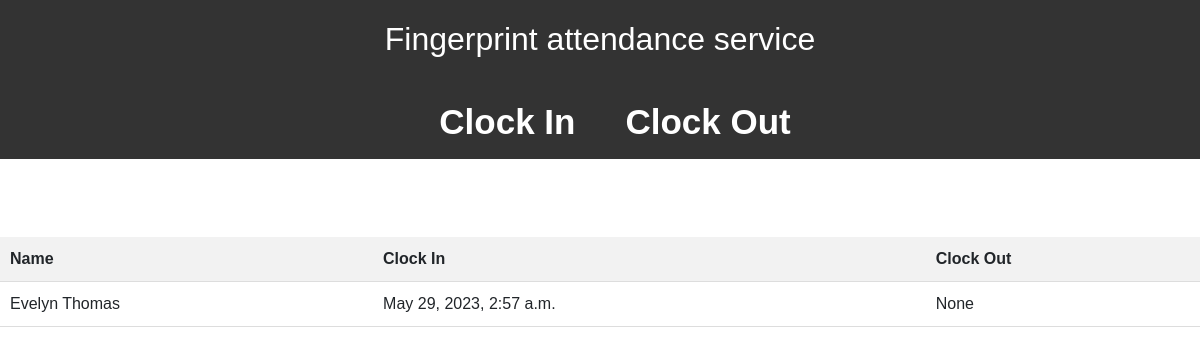
The page /attendance/23/ on the database as committed earlier.
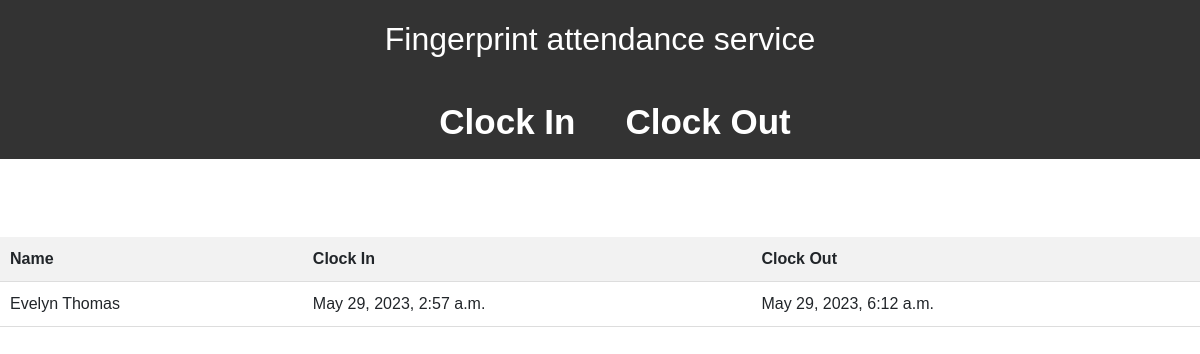
The same page on the database as committed later.
### fingerprint/models.py (models this page shows, shortened)
class Attendance(models.Model):
    student = models.ForeignKey(Student, on_delete=models.CASCADE,related_name='attendances')
    clock_in_time = models.DateTimeField(null=True, blank=True)
    clock_out_time = models.DateTimeField(null=True, blank=True)

class Student(models.Model):
    user = models.OneToOneField(User,on_delete=models.SET_NULL,null=True)
    fingerprint = models.ImageField(upload_to='fingerprints/')

### fingerprint/views.py (the view)
# urls.py: path('attendance/<int:pk>/',student_attendances,name='student-attendances')
def student_attendances(request,pk):
    page_num = request.GET.get('page', 1)
    student = get_object_or_404(Student,pk=pk)
    attendances = Attendance.objects.filter(student=student)
    paginator = Paginator(attendances, 5)
    try:
        page_obj = paginator.page(page_num)
    except PageNotAnInteger:
        page_obj = paginator.page(1)
    except EmptyPage:
        page_obj = paginator.page(paginator.num_pages)
    return render(request,'student_attendances.html',{'page_obj':page_obj})

### templates/student_attendances.html (shortened to what this page needs)
{% extends 'base.html' %}
{% load static %}
{% block css %}
	<link rel="stylesheet" href="{% static 'book/home.css' %}">
{% endblock %}
{% block content %}
<table>
		<tr>
			<th>Name</th>
			<th>Clock In</th>
			<th>Clock Out</th>
		</tr>
    {% for attendance in page_obj %}
        <tr>
            <td> {{ attendance.student.user.first_name }} {{attendance.student.user.last_name}} </td>
            <td> {{ attendance.clock_in_time }} </td>
            <td> {{ attendance.clock_out_time }} </td>
        </tr>
    {% endfor %}
</table>
{% endblock %}

Rows that differ between the two databases and show on the page:
changed Attendance "Evelyn": clock_out_time "None" → "May 29, 2023, 6:12 a.m."
